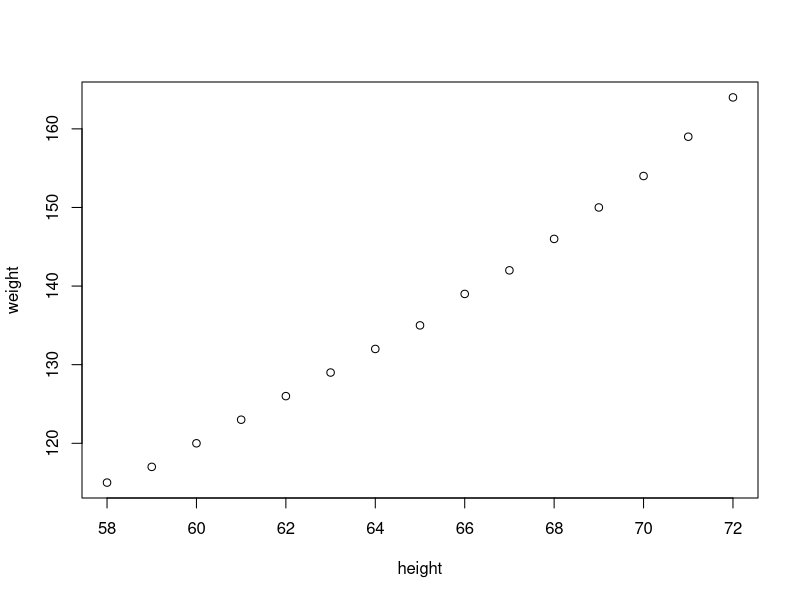
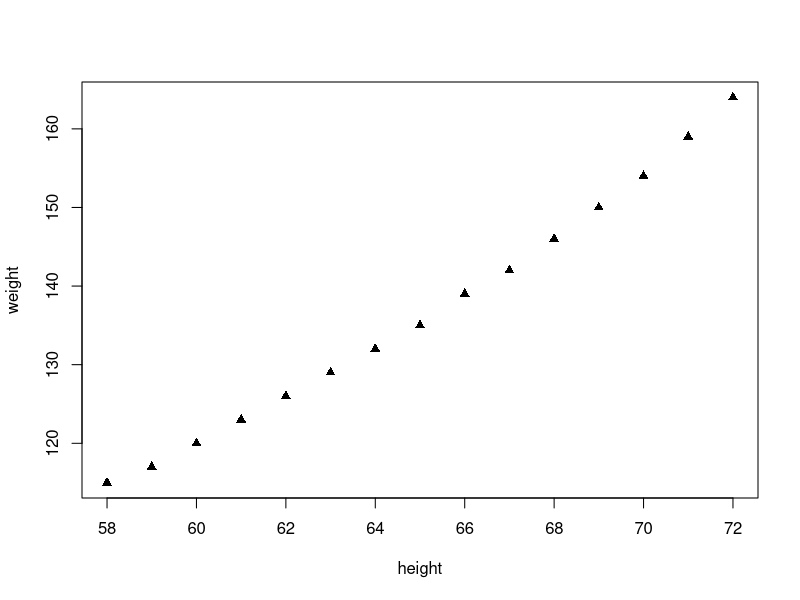
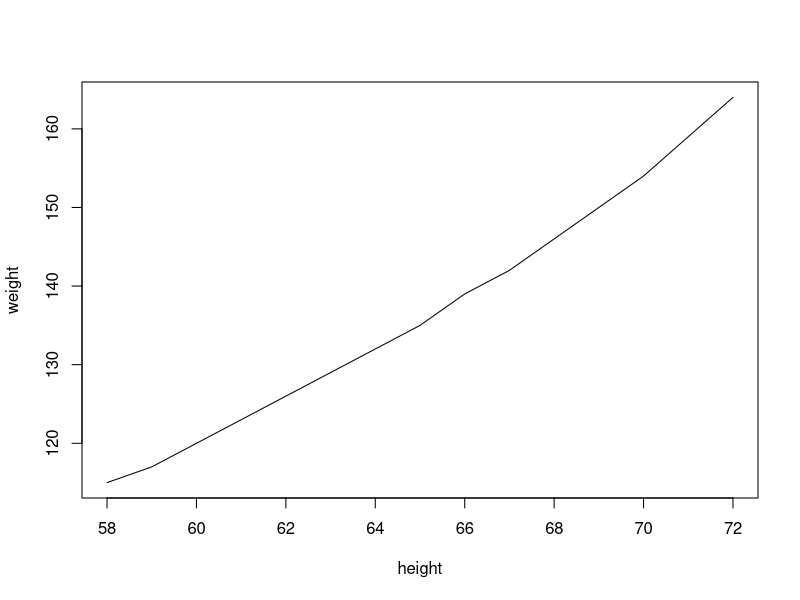
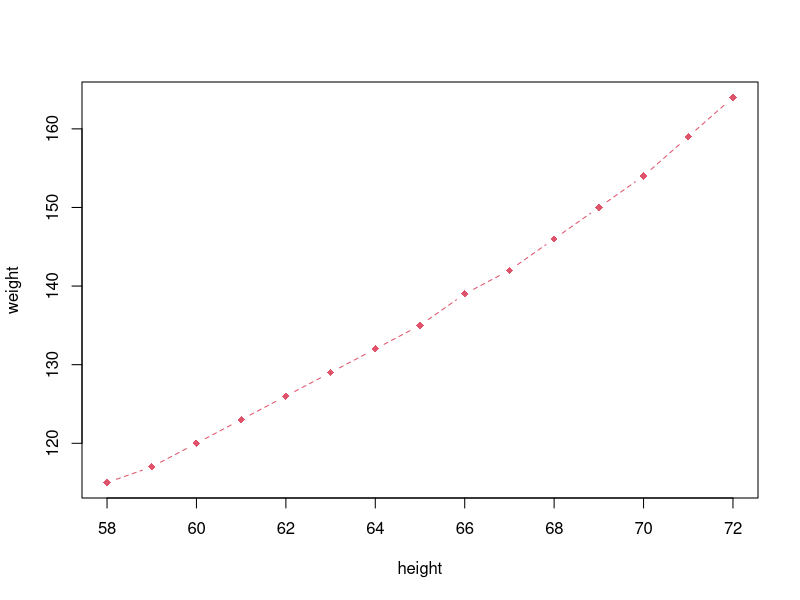
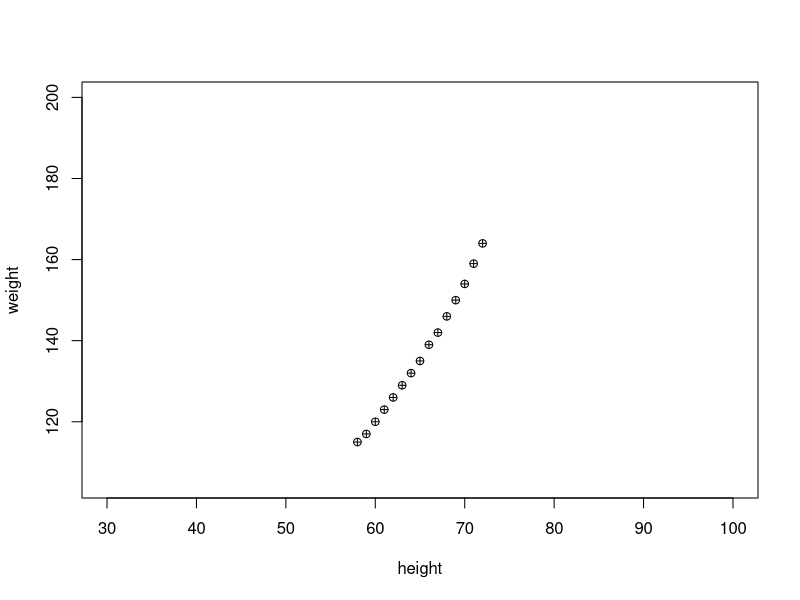
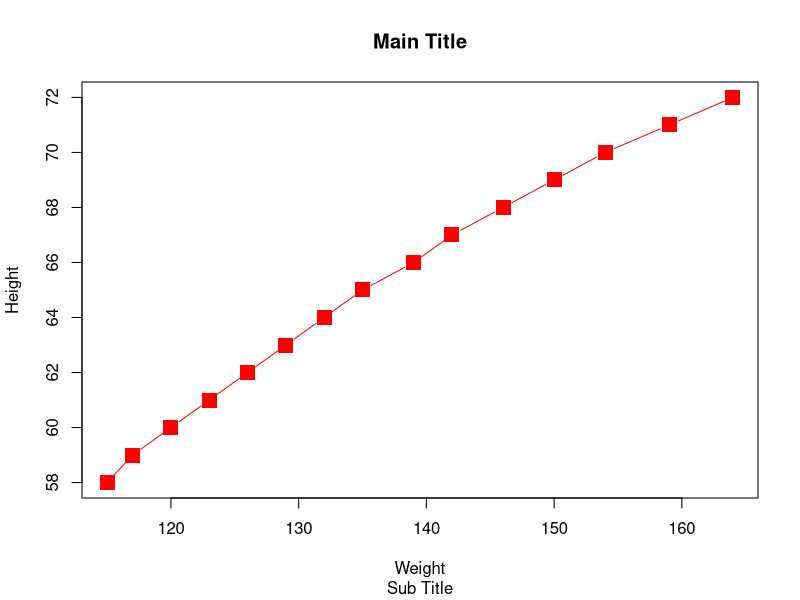
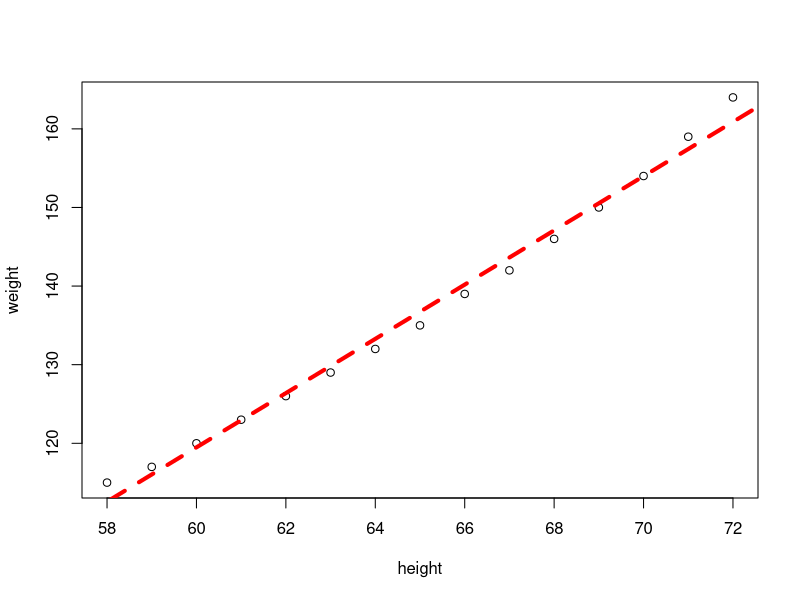
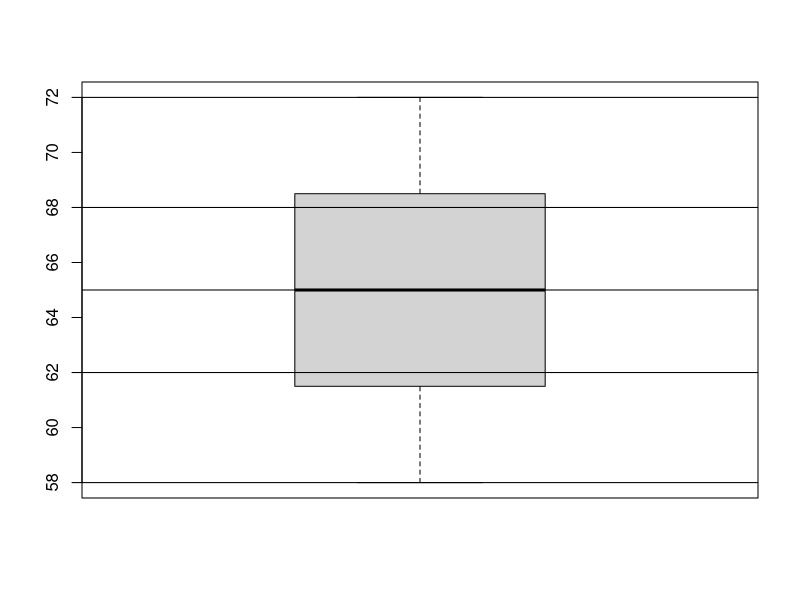

Generate these figures, in order, with R:
# Combined Plots

#plot, histogram, pie, boxplot, linechart, correlation plot


#plot
women
plot(women)
plot(women, type='p', pch=17)
plot(women, type='l')
plot(women, type='b', pch=18, lty=2, col=2)
plot(women, xlim=c(30,100), ylim=c(min(women$weight)-10, 200), pch=10)

#more features with plot
plot(x=women$weight, y=women$height, pch=15, xlab='Weight', ylab='Height', col='red', cex=2, type='b')
title(main='Main Title', sub='Sub Title')
#see cheat sheet on base graphs

plot(women)
abline(lm(women$weight ~ women$height), col='red', lty=2, lwd=4)


#boxplot
boxplot(women$height)
abline(h=c(58, 62,65,68,72))

#draw lines on plot for number summary
summary(women)
quantile(women$height)
boxplot(women$height, col='green')
abline(h=quantile(women$height))
text(x = 1.3,y = quantile(women$height)+0.2,labels = c('min','1Q', 'median', '3Q', 'max'))

#histogram
hist(women$height)
hist(women$height, breaks=10)
hist(women$height, breaks=5, col=1:5)

#histogram2
x = rnorm(100,50,100)
x
hist(x)

hist(x, freq=F, col=1:5)
lines(density(x))

#density plot : shape of data
plot(density(x), col='red')


#pie
x = c(10,20,40,50)
pie(x)
xlabels = c('A','B','C','D')
pie(x, labels=xlabels)

#barplot
barplot(x,col=1:4)
barplot(x,col=1:4, horiz = T)

#correlation plot
pairs(women)
cor(women$height,women$weight)

head(mtcars)
cor(mtcars)
pairs(mtcars)
options(digits=4)